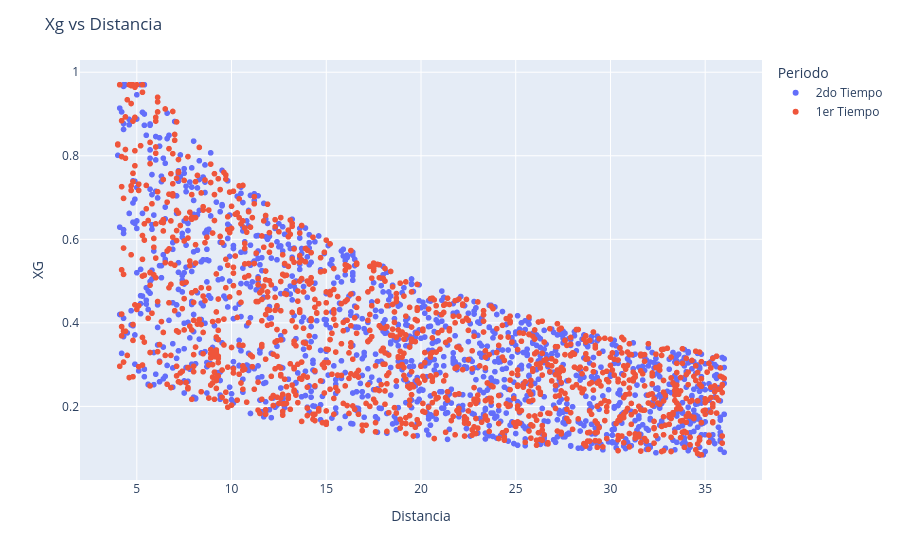

The notebook cell saved with this chart:
### Markdown cell above
**14)** Create a scatterplot where:
- The X-axis is `distance` (distance to the arc)
- The Y-axis is `xg`
- The points are colored according to the `period` (1st or 2nd time)

Is there any relationship between distance and xg? Does it differ between periods?

### Code cell
# Using the goals dataframe from exercise 7 (includes friendlies, league and cup matches)

scatter=px.scatter(goals, x='distance' , y='xg', color ='period')
scatter.update_layout(title='Xg vs Distancia',xaxis_title = 'Distancia', yaxis_title ='XG', legend_title='Periodo')

### Figure 1 — Plotly figure (JSON) as saved in the notebook; plotly's stock layout.template omitted (floating-point values rounded to 4 significant figures; data arrays with more than 128 entries replaced by an {"elided": "..."} marker saying what was removed)
{"data": [{"hovertemplate": "period=2do Tiempo<br>distance=%{x}<br>xg=%{y}<extra></extra>", "legendgroup": "2do Tiempo", "marker": {"color": "#636efa", "symbol": "circle"}, "mode": "markers", "name": "2do Tiempo", "showlegend": true, "type": "scattergl", "x": {"elided": "1258 float values"}, "xaxis": "x", "y": {"elided": "1258 float values"}, "yaxis": "y"}, {"hovertemplate": "period=1er Tiempo<br>distance=%{x}<br>xg=%{y}<extra></extra>", "legendgroup": "1er Tiempo", "marker": {"color": "#EF553B", "symbol": "circle"}, "mode": "markers", "name": "1er Tiempo", "showlegend": true, "type": "scattergl", "x": {"elided": "1232 float values"}, "xaxis": "x", "y": {"elided": "1232 float values"}, "yaxis": "y"}], "layout": {"legend": {"title": {"text": "Periodo"}, "tracegroupgap": 0}, "margin": {"t": 60}, "title": {"text": "Xg vs Distancia"}, "xaxis": {"anchor": "y", "domain": [0, 1], "title": {"text": "Distancia"}}, "yaxis": {"anchor": "x", "domain": [0, 1], "title": {"text": "XG"}}}}
